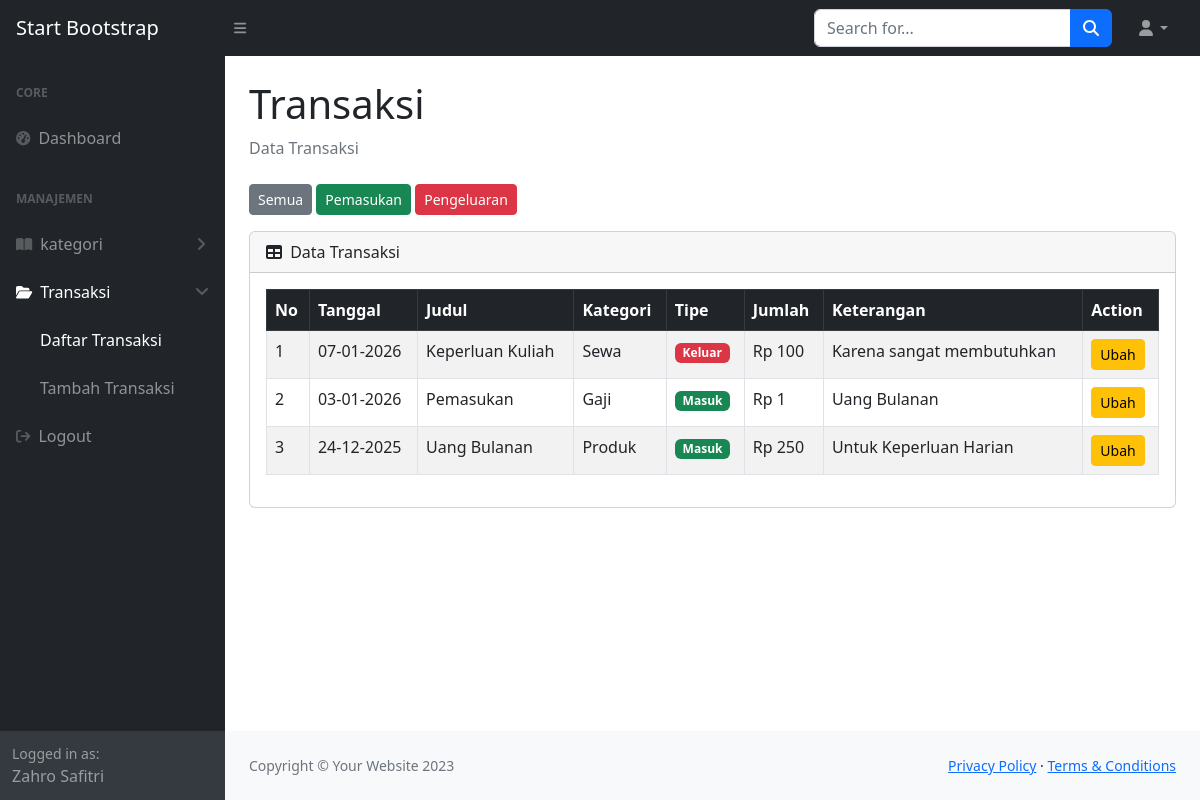
The page /index.php?hal=daftar-transaksi (signed in) on the database its author committed.
### tables this page shows
CREATE TABLE `transaksi` (
  `id_transaksi` int(11) NOT NULL,
  `user_id` int(11) NOT NULL,
  `kategori_id` int(11) NOT NULL,
  `judul` varchar(100) NOT NULL,
  `jumlah` int(11) NOT NULL,
  `tipe` enum('masuk','keluar') NOT NULL,
  `tanggal` date NOT NULL,
  `keterangan` text NOT NULL
);

CREATE TABLE `kategori` (
  `id_kategori` int(11) NOT NULL,
  `nama_kategori` varchar(50) NOT NULL,
  `tipe` enum('masuk','keluar') NOT NULL
);

### pages/daftar-transaksi.php (the view, shortened to what this page needs)
<?php
require_once "includes/config.php";
$id_user = $_SESSION['id_user'];
$filter = $_GET['tipe'] ?? 'semua'; $where = "WHERE transaksi.user_id='$id_user'";
$query = "SELECT transaksi.*, kategori.nama_kategori FROM transaksi LEFT JOIN kategori ON transaksi.kategori_id = kategori.id_kategori $where ORDER BY transaksi.tanggal DESC";
$result = $mysqli->query($query);
?>
<div class="container-fluid px-4">
    <h1 class="mt-4">Transaksi</h1>
    <ol class="breadcrumb mb-4">
        <li class="breadcrumb-item active">Data Transaksi</li>
    </ol>
    <div class="mb-3">
        <a href="?page=transaksi&tipe=semua" class="btn btn-secondary btn-sm">Semua</a>
        <a href="?page=transaksi&tipe=masuk" class="btn btn-success btn-sm">Pemasukan</a>
        <a href="?page=transaksi&tipe=keluar" class="btn btn-danger btn-sm">Pengeluaran</a>
    </div>
    <div class="card mb-4">
        <div class="card-header">
            <i class="fas fa-table me-1"></i> Data Transaksi
        </div>
        <div class="card-body">
            <table class="table table-bordered table-striped">
                <thead class="table-dark">
                    <tr>
                        <th>No</th>
                        <th>Tanggal</th>
                        <th>Judul</th>
                        <th>Kategori</th>
                        <th>Tipe</th>
                        <th>Jumlah</th>
                        <th>Keterangan</th>
                        <th>Action</th>
                    </tr>
                </thead>
                <tbody>
                    <?php if($result->num_rows > 0): ?>
                        <?php $no=1; while($row = $result->fetch_assoc()): ?>
                            <tr>
                                <td><?= $no++ ?></td>
                                <td><?= date('d-m-Y', strtotime($row['tanggal'])) ?></td>
                                <td><?= $row['judul'] ?></td>
                                <td><?= $row['nama_kategori'] ?></td>
                                <td>
                                    <?php if($row['tipe']=='masuk'): ?>
                                        <span class="badge bg-success">Masuk</span>
                                    <?php else: ?>
                                        <span class="badge bg-danger">Keluar</span>
                                    <?php endif; ?>
                                </td>
                                <td>
                                    Rp <?= number_format($row['jumlah'],0,',','.') ?>
                                </td>
                                <td><?= $row['keterangan'] ?></td>
                                <td>
                                <a href="index.php?hal=ubah-transaksi&id=<?php echo $row['id_transaksi'] ?>" class="btn btn-warning btn-sm">Ubah</a>
                                </td>
                            </tr>
                        <?php endwhile; ?>
                    <?php else: ?>
                        <tr>
                            <td colspan="7" class="text-center">Belum ada transaksi</td>
                        </tr>
                    <?php endif; ?>
                </tbody>
            </table>
        </div>
    </div>
</div>

### rows shown on the page
transaksi: tanggal "07-01-2026", judul "Keperluan Kuliah", kategori.nama_kategori "Sewa", tipe "Keluar", jumlah "100", keterangan "Karena sangat membutuhkan"
transaksi: tanggal "03-01-2026", judul "Pemasukan", kategori.nama_kategori "Gaji", tipe "Masuk", jumlah "1", keterangan "Uang Bulanan"
transaksi: tanggal "24-12-2025", judul "Uang Bulanan", kategori.nama_kategori "Produk", tipe "Masuk", jumlah "250", keterangan "Untuk Keperluan Harian"

### other values the page prints
$_SESSION['nama'] "Zahro Safitri"
